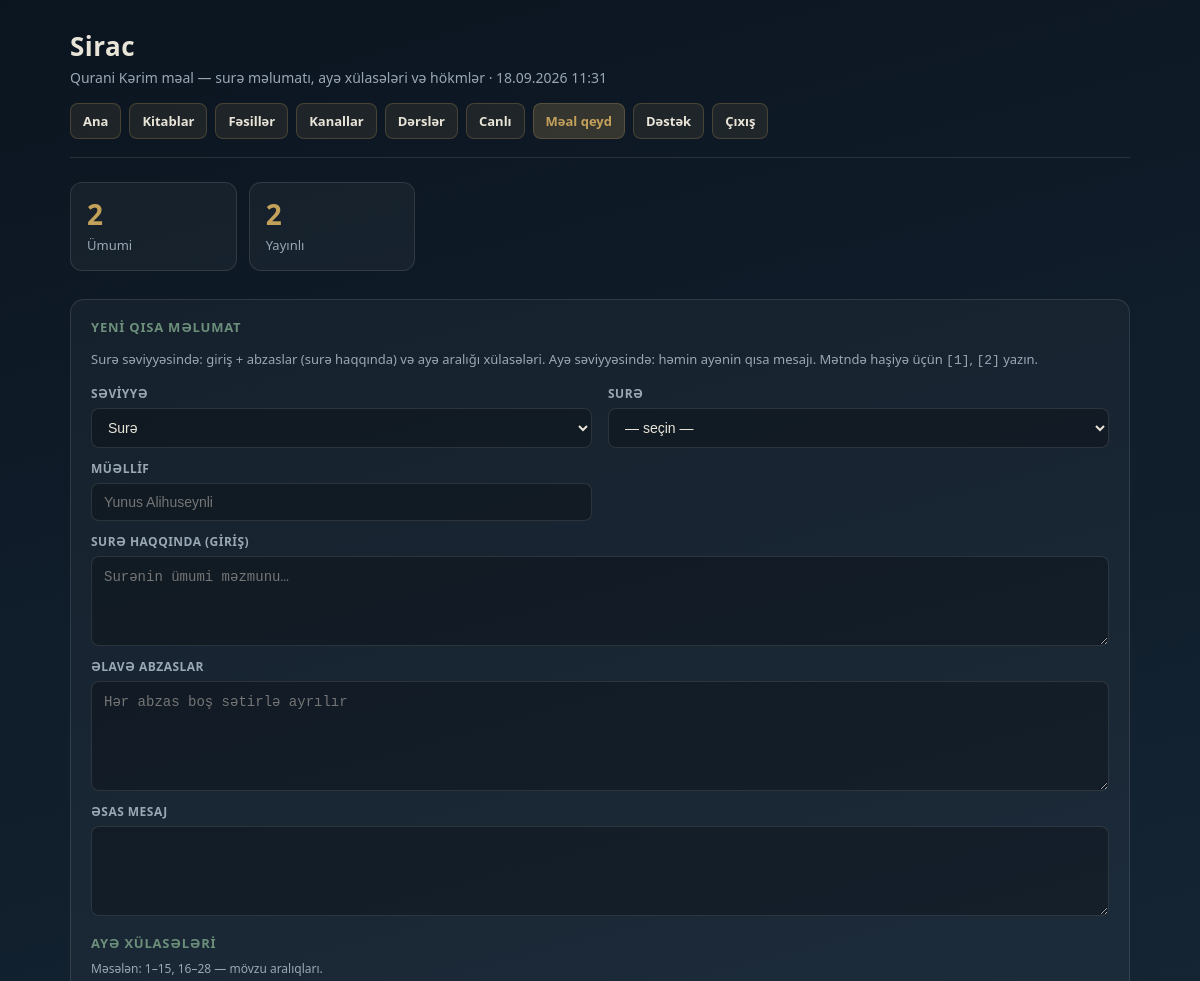
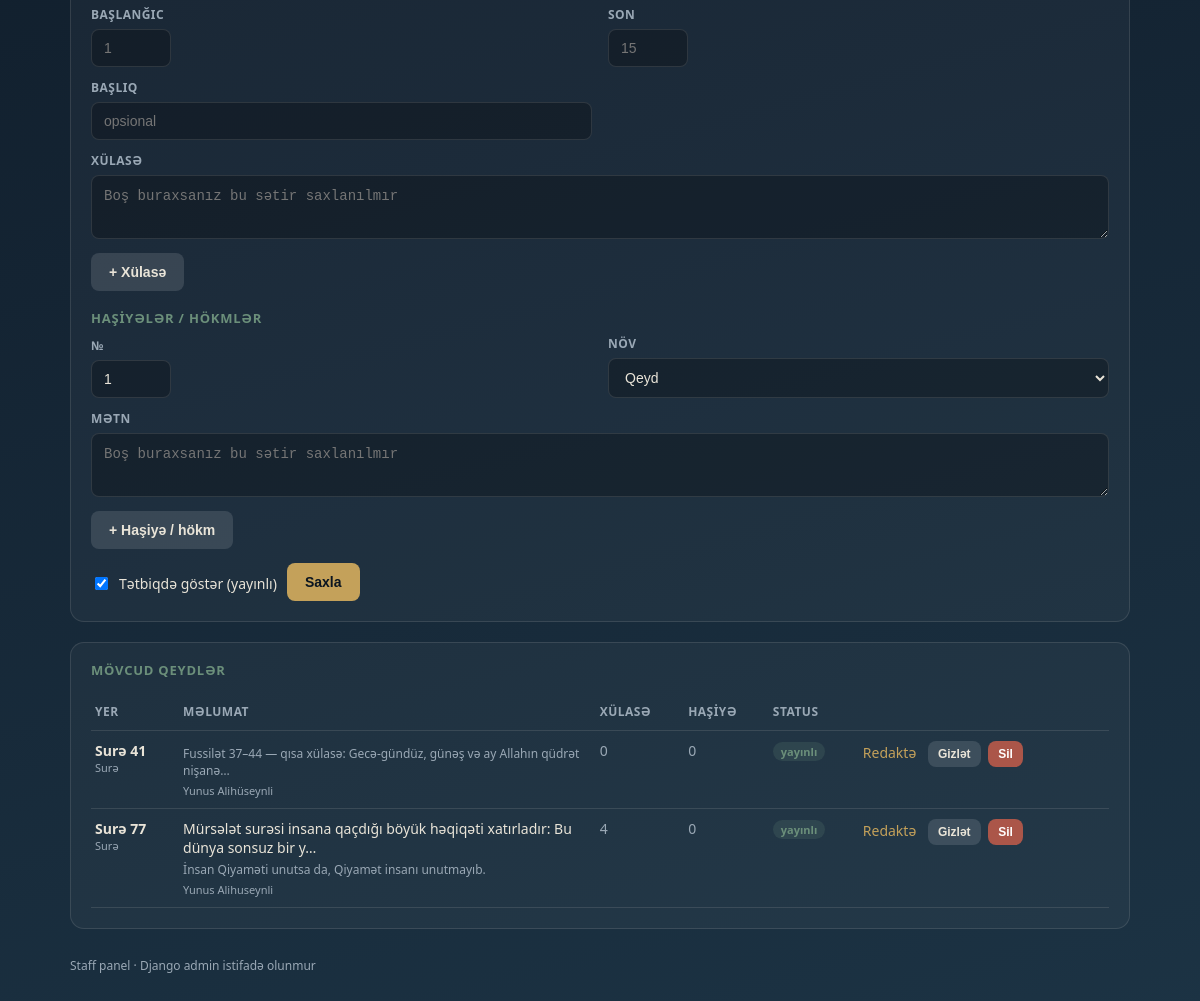
The app's page /panel/meal-notes/ (signed in) with its own data (2 pictures, top to bottom).
### api/models.py (models this page shows, shortened)
class QuranMealNote(models.Model):
    SCOPE_SURAH = 'surah'
    SCOPE_AYAH = 'ayah'
    SCOPE_CHOICES = [
        (SCOPE_SURAH, 'Surə'),
        (SCOPE_AYAH, 'Ayə'),
    ]
    scope = models.CharField('Səviyyə', max_length=8, choices=SCOPE_CHOICES, default=SCOPE_SURAH)
    surah = models.PositiveSmallIntegerField('Surə №')
    ayah = models.PositiveSmallIntegerField(
        'Ayə №',
        null=True,
        blank=True,
        help_text='Yalnız ayə səviyyəsində doldurun.',
    )
    intro = models.TextField('Giriş', blank=True, default='')
    paragraphs = models.JSONField(
        'Əlavə abzaslar',
        default=list,
        blank=True,
        help_text='Mətn sətirləri siyahısı (JSON massiv).',
    )
    summaries = models.JSONField(
        'Ayə xülasələri',
        default=list,
        blank=True,
        help_text='[{"from":1,"to":15,"title":"...","text":"..."}] — ayə aralıqları.',
    )
    message = models.TextField('Əsas mesaj', blank=True, default='')
    author = models.CharField('Müəllif', max_length=200, blank=True, default='')
    footnotes = models.JSONField(
        'Haşiyələr / hökmlər',
        default=list,
        blank=True,
        help_text='[{"n":1,"text":"...","kind":"note"|"hukm"}]. Mətndə [1] yazın.',
    )
    is_published = models.BooleanField('Yayınlı', default=True)
    created_at = models.DateTimeField(auto_now_add=True)
    updated_at = models.DateTimeField(auto_now=True)
    class Meta:
        ordering = ['surah', 'ayah', 'id']
        verbose_name = 'Məal qısa məlumat'
        verbose_name_plural = 'Məal qısa məlumatlar'
        constraints = [
            models.UniqueConstraint(
                fields=['surah'],
                condition=models.Q(ayah__isnull=True),
                name='uniq_quran_meal_note_surah',
            ),
            models.UniqueConstraint(
                fields=['surah', 'ayah'],
                condition=models.Q(ayah__isnull=False),
                name='uniq_quran_meal_note_ayah',
            ),
        ]

### api/dashboard.py (the view, shortened to what this page needs)
# urls.py: path('panel/meal-notes/', panel_meal_notes, name='panel-meal-notes'),
@staff_member_required
@require_http_methods(['GET', 'POST'])
def panel_meal_notes(request):
    form_error = None
    edit_id = (request.GET.get('edit') or '').strip()
    edit_note = (
        QuranMealNote.objects.filter(pk=int(edit_id)).first()
        if edit_id.isdigit()
        else None
    )
    ctx = _base_ctx('meal-notes', form_error)
    notes = list(QuranMealNote.objects.all()[:300])
    for n in notes:
        n.surah_label = surah_name_az(n.surah)
    ctx['notes'] = notes
    ctx['surah_choices'] = surah_list()
    ctx['edit_note'] = edit_note
    ctx['stats'] = _stats()
    if edit_note:
        ctx['form_scope'] = edit_note.scope
        ctx['form_surah'] = edit_note.surah
        ctx['form_ayah'] = edit_note.ayah or ''
        ctx['form_intro'] = edit_note.intro or ''
        ctx['form_paragraphs'] = '\n\n'.join(edit_note.paragraphs or [])
        ctx['form_summaries'] = edit_note.summaries or []
        ctx['form_message'] = edit_note.message
        ctx['form_author'] = edit_note.author
        ctx['form_footnotes'] = edit_note.footnotes or []
        ctx['form_published'] = edit_note.is_published
        ctx['form_id'] = edit_note.id
    else:
        ctx['form_scope'] = 'surah'
        ctx['form_surah'] = ''
        ctx['form_ayah'] = ''
        ctx['form_intro'] = ''
        ctx['form_paragraphs'] = ''
        ctx['form_summaries'] = []
        ctx['form_message'] = ''
        ctx['form_author'] = ''
        ctx['form_footnotes'] = []
        ctx['form_published'] = True
        ctx['form_id'] = ''
    return render(request, 'api/panel/meal_notes.html', ctx)

### api/dashboard.py (called while the page is built)
def _base_ctx(nav: str, form_error=None):
    return {
        'now': timezone.now(),
        'nav': nav,
        'form_error': form_error,
    }

### api/surah_meta.py (called while the page is built, shortened)
@lru_cache(maxsize=1)
def surah_list() -> list[dict]:
    return [{'id': i, 'nameAz': f'Surə {i}', 'verses': 0} for i in range(1, 115)]

def surah_name_az(surah_id: int) -> str:
    for row in surah_list():
        if row['id'] == surah_id:
            return row['nameAz']
    return f'Surə {surah_id}'

### api/templates/api/panel/meal_notes.html (shortened to what this page needs)
{% extends "api/panel/base.html" %}
{% block subtitle %}Qurani Kərim məal — surə məlumatı, ayə xülasələri və hökmlər{% endblock %}
{% block content %}
<div class="grid">
  <div class="stat">
    <div class="n">{{ stats.meal_notes }}</div>
    <div class="l">Ümumi</div>
  </div>
  <div class="stat">
    <div class="n">{{ stats.meal_notes_published }}</div>
    <div class="l">Yayınlı</div>
  </div>
</div>
<section class="form-panel">
  <h2>{% if form_id %}Redaktə #{{ form_id }}{% else %}Yeni qısa məlumat{% endif %}</h2>
  <p class="muted" style="margin:0 0 14px;font-size:13px;line-height:1.45">
    Surə səviyyəsində: giriş + abzaslar (surə haqqında) və ayə aralığı xülasələri.
    Ayə səviyyəsində: həmin ayənin qısa mesajı.
    Mətndə haşiyə üçün <code>[1]</code>, <code>[2]</code> yazın.
  </p>
  <form method="post">
    <div class="form-grid">
      <div class="field">
        <label>Səviyyə</label>
        <select name="scope" id="meal-scope">
          <option value="surah" {% if form_scope == 'surah' %}selected{% endif %}>Surə</option>
        </select>
      </div>
      <div class="field">
        <label>Surə</label>
        <select name="surah" required>
          <option value="">— seçin —</option>
        </select>
      </div>
      <div class="field">
        <label>Müəllif</label>
        <input type="text" name="author" value="{{ form_author }}" placeholder="Yunus Alihuseynli" />
      </div>
      <div class="field full">
        <label>Surə haqqında (giriş)</label>
        <textarea name="intro" style="min-height:90px" placeholder="Surənin ümumi məzmunu…">{{ form_intro }}</textarea>
      </div>
      <div class="field full">
        <label>Əlavə abzaslar</label>
        <textarea name="paragraphs" style="min-height:110px" placeholder="Hər abzas boş sətirlə ayrılır">{{ form_paragraphs }}</textarea>
      </div>
      <div class="field full">
        <label>Əsas mesaj</label>
        <textarea name="message" style="min-height:90px">{{ form_message }}</textarea>
      </div>
    </div>
    <div id="summaries-block" style="margin-top:18px">
      <h2 style="margin-bottom:8px">Ayə xülasələri</h2>
      <p class="muted" style="margin:0 0 10px;font-size:12px">Məsələn: 1–15, 16–28 — mövzu aralıqları.</p>
      <div id="sum-rows">
        {% for s in form_summaries %}
        <div class="form-grid sum-row" style="margin-bottom:10px;align-items:end">
          <div class="field" style="max-width:80px">
            <label>Başlanğıc</label>
            <input type="text" name="sum_from" value="{{ s.from }}" />
          </div>
          <div class="field" style="max-width:80px">
            <label>Son</label>
            <input type="text" name="sum_to" value="{{ s.to }}" />
          </div>
          <div class="field">
            <label>Başlıq</label>
            <input type="text" name="sum_title" value="{{ s.title }}" placeholder="opsional" />
          </div>
          <div class="field full">
            <label>Xülasə</label>
            <textarea name="sum_text" style="min-height:64px">{{ s.text }}</textarea>
          </div>
        </div>
        {% empty %}
        <div class="form-grid sum-row" style="margin-bottom:10px;align-items:end">
          <div class="field" style="max-width:80px">
            <label>Başlanğıc</label>
            <input type="text" name="sum_from" value="" placeholder="1" />
          </div>
          <div class="field" style="max-width:80px">
            <label>Son</label>
            <input type="text" name="sum_to" value="" placeholder="15" />
          </div>
          <div class="field">
            <label>Başlıq</label>
            <input type="text" name="sum_title" value="" placeholder="opsional" />
          </div>
          <div class="field full">
            <label>Xülasə</label>
            <textarea name="sum_text" style="min-height:64px" placeholder="Boş buraxsanız bu sətir saxlanılmır"></textarea>
          </div>
        </div>
        {% endfor %}
      </div>
      <button type="button" class="btn" id="sum-add" style="background:rgba(255,255,255,0.12);color:var(--text);margin-top:4px">
        + Xülasə
      </button>
    </div>
    <div style="margin-top:18px">
      <h2 style="margin-bottom:8px">Haşiyələr / hökmlər</h2>
      <div id="fn-rows">
        {% for fn in form_footnotes %}
        <div class="form-grid fn-row" style="margin-bottom:10px;align-items:end">
          <div class="field" style="max-width:80px">
            <label>№</label>
            <input type="text" name="fn_n" value="{{ fn.n }}" />
          </div>
          <div class="field">
            <label>Növ</label>
            <select name="fn_kind">
              <option value="note" {% if fn.kind != 'hukm' %}selected{% endif %}>Qeyd</option>
              <option value="hukm" {% if fn.kind == 'hukm' %}selected{% endif %}>Hökm</option>
            </select>
          </div>
          <div class="field full">
            <label>Mətn</label>
            <textarea name="fn_text" style="min-height:64px">{{ fn.text }}</textarea>
          </div>
        </div>
        {% empty %}
        <div class="form-grid fn-row" style="margin-bottom:10px;align-items:end">
          <div class="field" style="max-width:80px">
            <label>№</label>
            <input type="text" name="fn_n" value="1" />
          </div>
          <div class="field">
            <label>Növ</label>
            <select name="fn_kind">
              <option value="note">Qeyd</option>
            </select>
          </div>
          <div class="field full">
            <label>Mətn</label>
            <textarea name="fn_text" style="min-height:64px" placeholder="Boş buraxsanız bu sətir saxlanılmır"></textarea>
          </div>
        </div>
        {% endfor %}
      </div>
      <button type="button" class="btn" id="fn-add" style="background:rgba(255,255,255,0.12);color:var(--text);margin-top:4px">
        + Haşiyə / hökm
      </button>
    </div>
    <div class="actions">
      <label class="check">
        <input type="checkbox" name="is_published" {% if form_published %}checked{% endif %} />
        Tətbiqdə göstər (yayınlı)
      </label>
      <button class="btn" type="submit">Saxla</button>
    </div>
  </form>
</section>
<section class="panel">
  <h2>Mövcud qeydlər</h2>
  {% if notes %}
  <table>
    <thead>
      <tr>
        <th>Yer</th>
        <th>Məlumat</th>
        <th>Xülasə</th>
        <th>Haşiyə</th>
        <th>Status</th>
        <th></th>
      </tr>
    </thead>
    <tbody>
      {% for n in notes %}
      <tr>
        <td>
          <strong>{% if n.ayah %}{{ n.surah_label }} — ayə {{ n.ayah }}{% else %}{{ n.surah_label }}{% endif %}</strong>
          <div class="muted" style="font-size:11px">{{ n.get_scope_display }}</div>
        </td>
        <td style="max-width:280px">
          {% if n.intro %}<div>{{ n.intro|truncatechars:80 }}</div>{% endif %}
          {% if n.message %}<div class="muted" style="font-size:12px;margin-top:4px">{{ n.message|truncatechars:80 }}</div>{% endif %}
          {% if n.author %}<div class="muted" style="font-size:11px;margin-top:4px">{{ n.author }}</div>{% endif %}
        </td>
        <td class="muted">{{ n.summaries|length }}</td>
        <td class="muted">{{ n.footnotes|length }}</td>
        <td>
          <span class="badge {% if not n.is_published %}off{% endif %}">
            {% if n.is_published %}yayınlı{% else %}gizli{% endif %}
          </span>
        </td>
        <td style="white-space:nowrap">
          <a href="?edit={{ n.id }}">Redaktə</a>
          <form class="inline-form" method="post" style="margin-left:8px">
            <button class="btn" type="submit" style="padding:6px 10px;font-size:12px;background:rgba(255,255,255,0.12);color:var(--text)">
              {% if n.is_published %}Gizlət{% else %}Yayınla{% endif %}
            </button>
          </form>
          <form class="inline-form" method="post" onsubmit="return confirm('Silinsin?');" style="margin-left:4px">
            <button class="btn btn-danger" type="submit">Sil</button>
          </form>
        </td>
      </tr>
      {% endfor %}
    </tbody>
  </table>
  {% else %}
  <p class="empty">Hələ qeyd yoxdur.</p>
  {% endif %}
</section>
{% endblock %}

### api/templates/api/panel/base.html (style rules this page uses)
:root { --ink: #0b1520; --ink-soft: #142433; --mist: #1c3344; --brass: #c4a15a; --sage: #6b8f7a; --text: #e9e4d8; --muted: #9aa8b5; --danger: #c45c4a; --line: rgba(233, 228, 216, 0.12); }
* { box-sizing: border-box; }
body { margin: 0; font-family: "Segoe UI", system-ui, sans-serif; background: linear-gradient(165deg, var(--ink) 0%, var(--ink-soft) 55%, var(--mist) 100%); color: var(--text); min-height: 100vh; }
a { color: var(--brass); text-decoration: none; }
.grid { display: grid; grid-template-columns: repeat(auto-fill, minmax(150px, 1fr)); gap: 12px; margin-bottom: 28px; }
.stat { background: rgba(255,255,255,0.04); border: 1px solid var(--line); border-radius: 12px; padding: 16px; }
.stat .n { font-size: 28px; font-weight: 700; color: var(--brass); line-height: 1.1; }
.stat .l { margin-top: 6px; font-size: 13px; color: var(--muted); }
.panel, .form-panel { background: rgba(255,255,255,0.035); border: 1px solid var(--line); border-radius: 14px; padding: 18px 20px 20px; margin-bottom: 20px; }
.panel h2, .form-panel h2, .page-title { margin: 0 0 14px; font-size: 13px; text-transform: uppercase; letter-spacing: 0.06em; color: var(--sage); font-weight: 600; }
table { width: 100%; border-collapse: collapse; font-size: 14px; }
th, td { text-align: left; padding: 10px 4px; border-bottom: 1px solid var(--line); vertical-align: top; }
th { color: var(--muted); font-weight: 600; font-size: 12px; text-transform: uppercase; letter-spacing: 0.04em; }
.muted { color: var(--muted); }
.badge { display: inline-block; padding: 2px 8px; border-radius: 999px; font-size: 11px; font-weight: 600; background: rgba(107,143,122,0.18); color: var(--sage); }
.form-grid { display: grid; grid-template-columns: 1fr 1fr; gap: 12px 16px; }
.field { display: flex; flex-direction: column; gap: 6px; }
.field.full { grid-column: 1 / -1; }
.field label { font-size: 12px; font-weight: 600; color: var(--muted); text-transform: uppercase; letter-spacing: 0.04em; }
.field input[type="text"], .field input[type="url"], .field select, .field textarea { width: 100%; padding: 10px 12px; border-radius: 8px; border: 1px solid var(--line); background: rgba(0,0,0,0.25); color: var(--text); font-size: 14px; }
.field textarea { min-height: 320px; font-family: Consolas, "Courier New", monospace; line-height: 1.45; resize: vertical; }
.field select option { background: #142433; }
.check { display: flex; align-items: center; gap: 8px; margin-top: 4px; font-size: 14px; color: var(--text); }
.actions { margin-top: 14px; display: flex; flex-wrap: wrap; gap: 10px; align-items: center; }
.btn { appearance: none; border: none; cursor: pointer; padding: 11px 18px; border-radius: 8px; background: var(--brass); color: var(--ink); font-weight: 700; font-size: 14px; }
.btn-danger { background: rgba(196,92,74,0.85); color: #fff; padding: 6px 10px; font-size: 12px; }
.inline-form { display: inline; margin: 0; }

### records on screen
QuranMealNote: surah_label "Surə 41", scope "Surə", message "Fussilət 37–44 — qısa xülasə: Gecə-gündüz, günəş və ay Allahın qüdrət nişanə…", author "Yunus Alihüseynli", summaries|length "0", footnotes|length "0", is_published "yayınlı"
QuranMealNote: surah_label "Surə 77", scope "Surə", intro "Mürsələt surəsi insana qaçdığı böyük həqiqəti xatırladır: Bu dünya sonsuz bir y…", message "İnsan Qiyaməti unutsa da, Qiyamət insanı unutmayıb.", author "Yunus Alihuseynli", summaries|length "4", footnotes|length "0", is_published "yayınlı"

### other values on screen
{{ stats.meal_notes }} "2"
{{ stats.meal_notes_published }} "2"
